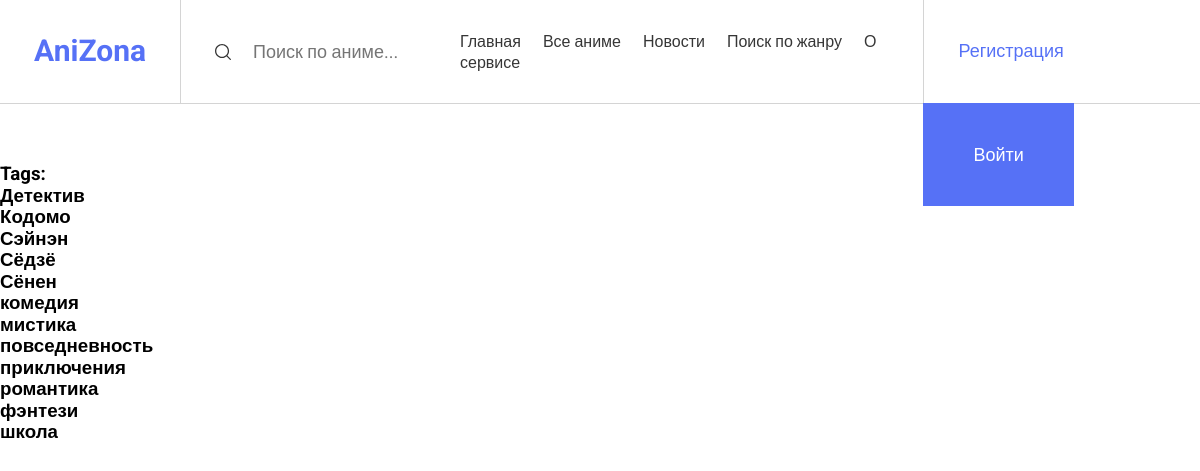
Before: /cards/janres/ with the older database file.
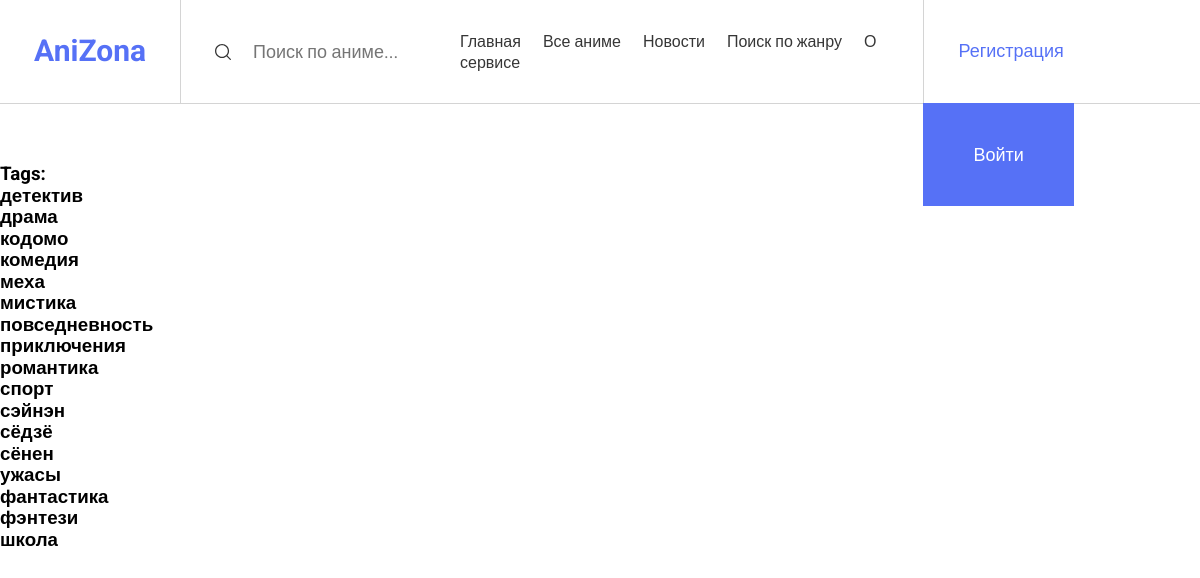
After: the same page with the newer database file.
### cards/models.py (models this page shows, shortened)
class Janre(models.Model):
  title = models.CharField(max_length=50, db_index=True, verbose_name='Наименование жанра')
  slug = models.SlugField(max_length=50, unique=True, verbose_name='Тег')
  def get_absolute_url(self):
    return reverse('janre_detail_url', kwargs={'slug': self.slug})
  class Meta:
    verbose_name= 'Жанр'
    verbose_name_plural= 'Жанры'
    ordering=['title']

### cards/views.py (the view)
# urls.py: path('janres/', janres_page, name='janres_page_url'),
def janres_page(request):
  janres = Janre.objects.all()
  return render(request, template_name='cards/janres_page.html', context={'janres': janres})

### cards/templates/cards/janres_page.html (shortened to what this page needs)
{% extends 'base.html' %}
{% block content %}
  <h3>Tags:</h3>
  {% for janre in janres %}
    <h3><a href="{{ janre.get_absolute_url }}">{{ janre.title }}</a></h3>
  {% endfor %}
{% endblock %}

### templates/base.html (shortened to what this page needs)
{% load static %}
<!DOCTYPE html>
<html lang="ru">
<head>
  <link rel="stylesheet" href="{% static 'css/style.css' %}">
  <link rel="stylesheet" href="{% static 'css/normalize.css' %}">
</head>
<body>
  <header class="header">
    <a href="{% url 'card_page_url' %}"><span class="logo-img">AniZona</span></a>
    <div class="logo">
      <input type="text" class="search-input" placeholder="Поиск по аниме..." />
    </div>
    <nav class="navigation">
      <a href="#" class="navigation-link">Главная</a>
      <a href="{% url 'card_page_url' %}" class="navigation-link">Все аниме</a>
      <a href="#" class="navigation-link">Новости</a>
      <a href="#" class="navigation-link">Поиск по жанру</a>
      <a href="{% url 'about_url' %}" class="navigation-link">О сервисе</a>
    </nav>
    <div class="button-group">
      <button class="button sign-up">Регистрация</button>
      <button class="button login">Войти</button>
    </div>
  </header>
  <main>
    <div class="container">
      {% block content %}{% endblock %}
    </div>
  </main>
</body>
</html>

### static/css/style.css (style rules this page uses)
main { margin-top: 60px; }
html { -webkit-box-sizing: border-box; box-sizing: border-box; }
*, *::before, *::after { -webkit-box-sizing: inherit; box-sizing: inherit; }
body { margin: 0; background-color: rgb(255, 255, 255); font-family: 'Roboto', sans-serif; font-weight: 500; font-size: 16px; color: black; }
a { text-decoration: none; color: inherit; }
h1, h2, h3, h4, p { padding: 0; margin: 0; }
.header { display: flex; align-items: center; justify-content: space-between; height: 104px; padding-left: 34px; border-bottom: 1px solid #D4D4D4; }
.logo-img { color: #5671f6; font-weight: 700; font-size: 30px; }
.search-input { background-image: url(../images/search-icon.svg); background-repeat: no-repeat; background-position: center left; padding-left: 38px; border: none; font-style: normal; font-weight: normal; font-size: 18px; line-height: 21px; color: #a5a5a5; margin-left: 34px; }
.navigation { margin: 0 44px 0 auto; }
.navigation-link { text-decoration: none; font-style: 18px; line-height: 21px; color: #363636; margin-right: 18px; }
.button-group { height: 100%; }
.button { height: 100%; }
.sign-up { color: #5671f6; font-size: 18px; border: none; background-color: #fff; padding: 0 34px; border-left: 1px solid #D4D4D4; }
.login { color: #fff; font-size: 18px; line-height: 21px; background-color: #5671f6; border: none; height: 100%; padding: 0 50px; cursor: pointer; }

Changed rows visible on the page:
changed Janre: title "Детектив" → "детектив"
added Janre: title "драма"
changed Janre: title "Кодомо" → "кодомо"
added Janre: title "меха"
added Janre: title "спорт"
changed Janre: title "Сэйнэн" → "сэйнэн"; moves down the list
changed Janre: title "Сёдзё" → "сёдзё"; moves down the list
changed Janre: title "Сёнен" → "сёнен"; moves down the list
added Janre: title "ужасы"
added Janre: title "фантастика"
